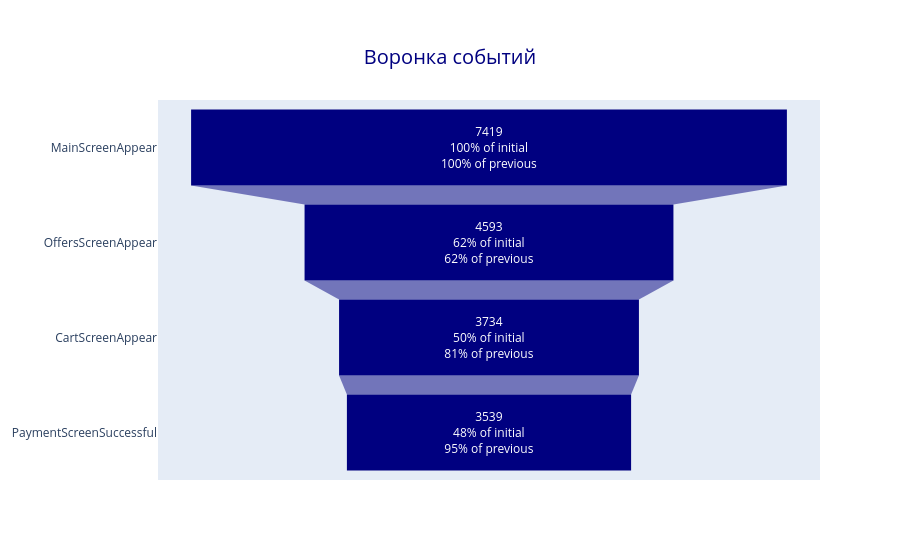

This figure's notebook cell:
### Code cell
#Визуализируем воронку
fig = go.Figure(go.Funnel(x = events_by_user['users_amnt'], \
                          y = events_by_user['event_name'], \
                          textinfo = 'value+percent initial+percent previous', \
                          marker = {'color': 'navy'}))
fig.update_layout( {'title': {
            'text': 'Воронка событий',
            'x': 0.5,
            'xanchor': 'center',
            'yanchor': 'top',
            'font': {'size': 20},
            'font_color': 'navy'}})
fig.show();

### Figure 1 — Plotly figure (JSON) as saved in the notebook; plotly's stock layout.template omitted (floating-point values rounded to 4 significant figures)
{"data": [{"marker": {"color": "navy"}, "textinfo": "value+percent initial+percent previous", "type": "funnel", "x": [7419, 4593, 3734, 3539], "y": ["MainScreenAppear", "OffersScreenAppear", "CartScreenAppear", "PaymentScreenSuccessful"]}], "layout": {"title": {"font": {"color": "navy", "size": 20}, "text": "Воронка событий", "x": 0.5, "xanchor": "center", "yanchor": "top"}}}
